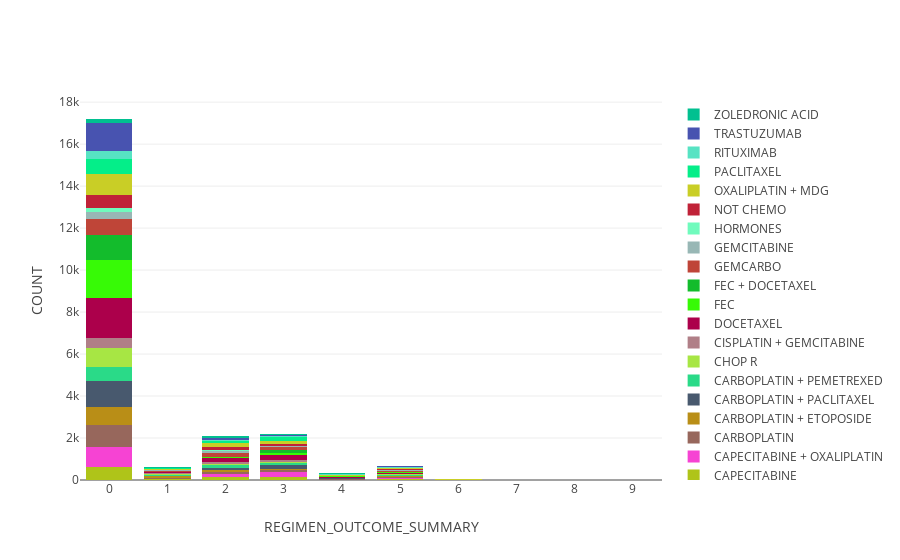

Here is the notebook cell this chart was saved with:
### Code cell
#only include top 20 bench
top20bench = outcome_regimen['BENCHMARK_GROUP'].value_counts()[:20].keys()

top_outcome_regimen = outcome_regimen.loc[outcome_regimen['BENCHMARK_GROUP'].isin(top20bench)]

stacked_barplot(top_outcome_regimen,'BENCHMARK_GROUP', 'REGIMEN_OUTCOME_SUMMARY', tickmode='linear')

### Figure 1 — Plotly figure (JSON) as saved in the notebook; plotly's stock layout.template omitted (floating-point values rounded to 4 significant figures)
{"data": [{"marker": {"color": "rgb(175, 196, 25)"}, "name": "CAPECITABINE", "type": "bar", "uid": "7780dcb9-bbb6-4253-a424-a3c0d3132387", "x": ["0", "1", "2", "3", "4", "5", "6", "7", "N", "9", "A"], "y": [641, 35, 163, 125, 11, 36, 2, 6, 20, null, null]}, {"marker": {"color": "rgb(246, 67, 211)"}, "name": "CAPECITABINE + OXALIPLATIN", "type": "bar", "uid": "7635e8cb-dca9-4670-a94a-09d4b18c5382", "x": ["0", "1", "2", "3", "4", "5", "6", "7", "N", "9", "A"], "y": [916, 35, 107, 251, 13, 63, 2, 1, 6, null, null]}, {"marker": {"color": "rgb(151, 103, 92)"}, "name": "CARBOPLATIN", "type": "bar", "uid": "f540a5a8-d994-452e-b6d8-23993dd5e435", "x": ["0", "1", "2", "3", "4", "5", "6", "7", "N", "9", "A"], "y": [1081, 41, 97, 87, 20, 41, 4, 1, 9, null, 1]}, {"marker": {"color": "rgb(185, 142, 23)"}, "name": "CARBOPLATIN + ETOPOSIDE", "type": "bar", "uid": "58c42b6a-b57b-4362-9301-35599ccfe0d0", "x": ["0", "1", "2", "3", "4", "5", "6", "7", "N", "9", "A"], "y": [821, 68, 113, 75, 10, 34, null, 1, 10, null, null]}, {"marker": {"color": "rgb(72, 89, 110)"}, "name": "CARBOPLATIN + PACLITAXEL", "type": "bar", "uid": "6d4f6215-a759-4371-8fac-2e0949ae5c16", "x": ["0", "1", "2", "3", "4", "5", "6", "7", "N", "9", "A"], "y": [1276, 28, 103, 160, 27, 36, 1, null, 18, null, null]}, {"marker": {"color": "rgb(42, 218, 136)"}, "name": "CARBOPLATIN + PEMETREXED", "type": "bar", "uid": "9b0142d8-a754-4f1b-8f5f-03cb9e98e327", "x": ["0", "1", "2", "3", "4", "5", "6", "7", "N", "9", "A"], "y": [637, 41, 122, 102, 15, 43, null, 4, 7, null, null]}, {"marker": {"color": "rgb(167, 230, 68)"}, "name": "CHOP R", "type": "bar", "uid": "45d07fde-a663-4a08-865e-ff5e330fb47d", "x": ["0", "1", "2", "3", "4", "5", "6", "7", "N", "9", "A"], "y": [929, 56, 58, 61, 14, 30, null, 1, 7, null, null]}, {"marker": {"color": "rgb(176, 127, 135)"}, "name": "CISPLATIN + GEMCITABINE", "type": "bar", "uid": "bfebc29f-8793-4195-b50e-ac4397d5fffe", "x": ["0", "1", "2", "3", "4", "5", "6", "7", "N", "9", "A"], "y": [447, 34, 98, 108, 9, 16, 2, null, 6, null, null]}, {"marker": {"color": "rgb(172, 0, 75)"}, "name": "DOCETAXEL", "type": "bar", "uid": "ee74ff1d-b89e-4cd7-8871-213bfd910402", "x": ["0", "1", "2", "3", "4", "5", "6", "7", "N", "9", "A"], "y": [1916, 32, 198, 217, 26, 32, null, 3, 8, null, null]}, {"marker": {"color": "rgb(55, 250, 6)"}, "name": "FEC", "type": "bar", "uid": "47be3b06-231c-459d-9ed2-84a10b5b762b", "x": ["0", "1", "2", "3", "4", "5", "6", "7", "N", "9", "A"], "y": [1805, 3, 41, 105, 26, 31, 4, null, 13, null, null]}, {"marker": {"color": "rgb(19, 188, 44)"}, "name": "FEC + DOCETAXEL", "type": "bar", "uid": "cafe67af-4b42-4305-993a-0646718d4f62", "x": ["0", "1", "2", "3", "4", "5", "6", "7", "N", "9", "A"], "y": [1215, 5, 6, 137, 2, 17, 3, null, 18, null, null]}, {"marker": {"color": "rgb(191, 69, 56)"}, "name": "GEMCARBO", "type": "bar", "uid": "718f3359-ba34-41d1-940c-076cc7f2d86e", "x": ["0", "1", "2", "3", "4", "5", "6", "7", "N", "9", "A"], "y": [755, 51, 174, 135, 11, 55, 1, 4, 5, null, null]}, {"marker": {"color": "rgb(152, 183, 181)"}, "name": "GEMCITABINE", "type": "bar", "uid": "910ab694-7a73-4351-b27c-f387f974af81", "x": ["0", "1", "2", "3", "4", "5", "6", "7", "N", "9", "A"], "y": [336, 33, 117, 58, 13, 41, 1, null, 9, null, null]}, {"marker": {"color": "rgb(112, 251, 189)"}, "name": "HORMONES", "type": "bar", "uid": "b9579ae0-4e0d-473d-a878-4be9550e7670", "x": ["0", "1", "2", "3", "4", "5", "6", "7", "N", "9", "A"], "y": [175, 8, 31, 8, 3, 7, null, 1, 1, null, null]}, {"marker": {"color": "rgb(192, 34, 56)"}, "name": "NOT CHEMO", "type": "bar", "uid": "8e16764b-e4f0-4859-8ebf-7046747846ec", "x": ["0", "1", "2", "3", "4", "5", "6", "7", "N", "9", "A"], "y": [639, 19, 158, 68, 14, 30, 3, null, 6, null, null]}, {"marker": {"color": "rgb(201, 206, 38)"}, "name": "OXALIPLATIN + MDG", "type": "bar", "uid": "bbd4fc93-2f90-4bcc-ba03-ab49172abc6b", "x": ["0", "1", "2", "3", "4", "5", "6", "7", "N", "9", "A"], "y": [1002, 29, 157, 169, 15, 45, 6, null, 15, null, null]}, {"marker": {"color": "rgb(4, 238, 137)"}, "name": "PACLITAXEL", "type": "bar", "uid": "cfede641-49cf-4ca0-9d18-338c30f6ed20", "x": ["0", "1", "2", "3", "4", "5", "6", "7", "N", "9", "A"], "y": [677, 41, 135, 172, 20, 23, 2, null, 4, null, null]}, {"marker": {"color": "rgb(87, 227, 195)"}, "name": "RITUXIMAB", "type": "bar", "uid": "4c0c2545-75e6-441e-9147-6111741d3a0d", "x": ["0", "1", "2", "3", "4", "5", "6", "7", "N", "9", "A"], "y": [427, 15, 44, 36, 22, 17, null, null, 3, null, null]}, {"marker": {"color": "rgb(72, 83, 176)"}, "name": "TRASTUZUMAB", "type": "bar", "uid": "7a3871d3-e5e4-4f0d-a104-beff09676e0b", "x": ["0", "1", "2", "3", "4", "5", "6", "7", "N", "9", "A"], "y": [1325, 11, 71, 64, 36, 53, 1, null, 51, null, null]}, {"marker": {"color": "rgb(1, 192, 144)"}, "name": "ZOLEDRONIC ACID", "type": "bar", "uid": "536551ee-5d47-4de1-8f6b-8f4def323c4d", "x": ["0", "1", "2", "3", "4", "5", "6", "7", "N", "9", "A"], "y": [177, 22, 104, 31, 19, 16, 3, null, 6, 2, null]}], "layout": {"barmode": "stack", "hovermode": "closest", "xaxis": {"tickmode": "linear", "title": {"text": "REGIMEN_OUTCOME_SUMMARY"}}, "yaxis": {"title": {"text": "COUNT"}}}}
